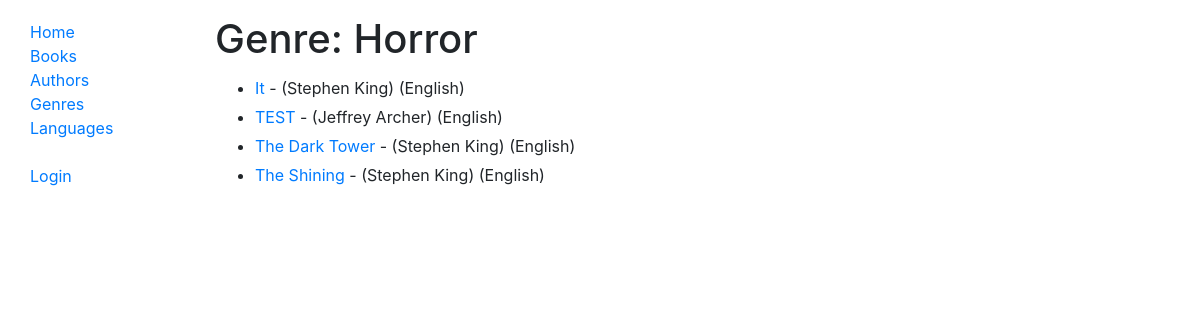
The app's page /catalog/genre/10, older data.
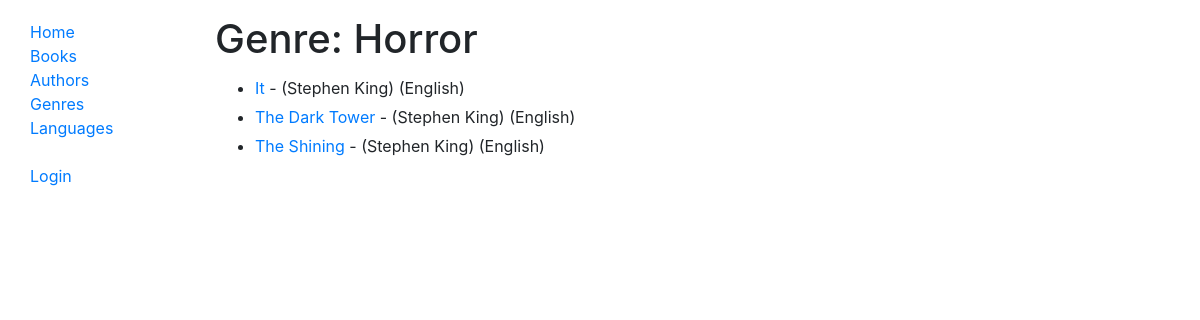
The same page, newer data.
### catalog/models.py (models this page shows, shortened)
class Genre(models.Model):
    name = models.CharField('Genre', max_length=200, help_text='Enter a book genre (e.g. Science Fiction)')
    def __str__(self):
        return self.name

class Book(models.Model):
    title = models.CharField(max_length=200)
    author = models.ForeignKey('Author', on_delete=models.SET_NULL, null=True)
    summary = models.TextField(max_length=1000, help_text='Enter a brief description of the book')
    isbn = models.CharField('ISBN', max_length=13, help_text='13 Character <a href="https://www.isbn-international.org/content/what-isbn">ISBN number</a>')
    language = models.ForeignKey(Language, on_delete=models.SET_NULL, null=True)
    genre = models.ManyToManyField(Genre, help_text='Select a genre for this book')
    class Meta:
        ordering = ['title', 'language']
    def display_genre(self):
        """Create a string for the Genre. This is required to display genre in Admin."""
        return ', '.join(genre.name for genre in self.genre.all()[:5])
    display_genre.short_description = 'Genre'
    def __str__(self):
        return self.title

class Author(models.Model):
    first_name = models.CharField(max_length=100)
    last_name = models.CharField(max_length=100)
    date_of_birth = models.DateField(null=True, blank=True)
    date_of_death = models.DateField('Died', null=True, blank=True)
    image = models.ImageField(default='default.jpg', blank=True)
    class Meta:
        ordering = ['last_name', 'first_name']
    def __str__(self):
        return f'{self.first_name} {self.last_name}'

class Language(models.Model):
    name = models.CharField('Language', max_length=200,
                            help_text="Enter the book's language (e.g. English, French, Japanese etc.)")
    def __str__(self):
        return self.name

### catalog/views.py (the view)
# urls.py: path('genre/<int:pk>', views.GenreDetailView.as_view(), name='genre-detail'),
class GenreDetailView(generic.DetailView):
    model = Genre

### catalog/templates/catalog/genre_detail.html (shortened to what this page needs)
{% extends "base_generic.html" %}
{% block content %}
<h1 style="padding-top: 15px">Genre: {{ genre }}</h1>
<ul>
{% for book in genre.book_set.all %}
	<div>
	<li style="padding-top: 5px"><a href="{% url 'book-detail' book.pk %}">{{book}}</a>
	 - ({{book.author}}) ({{book.language}})
	</li>
	</div>
{% endfor %}
</ul>
{% endblock %}

### catalog/templates/base_generic.html (shortened to what this page needs)
<!DOCTYPE html>
<html>
<head>
	<link rel="stylesheet" type="text/css" href="https://stackpath.bootstrapcdn.com/bootstrap/4.1.3/css/bootstrap.min.css">
	  {% load static %}
	  <link rel="stylesheet" href="{% static 'css/styles.css' %}">
</head>
<body>
  <div class="container-fluid">
    <div class="row">
      <div class="col-sm-2">
      {% block sidebar %}
        <ul class="sidebar-nav">
          <li><a href="{% url 'index' %}">Home</a></li>
          <li><a href="{% url 'books' %}">Books</a></li>
          <li><a href="{% url 'authors' %}">Authors</a></li>
          <li><a href="{% url 'genres' %}">Genres</a></li>
          <li><a href="{% url 'languages' %}">Languages</a></li>
          <br>
          {% if user.is_authenticated %}
            {% if not user.is_staff %}
            <li>User: {{ user.get_username }}</li>
            <li><a href="{% url 'my-borrowed' %}">My Account</a></li>
            {% elif user.is_staff or user.is_superuser %}
            <li><a href="{% url 'book-create' %}">Create</a></li>
            <li><a href="">Update</a></li>
            <li><a href="">Delete</a></li>
            {% endif %}
            <br>
            <li><a href="{% url 'logout'%}">Logout</a></li>
            {% else %}
            <li><a href="{% url 'login'%}?next={{request.path}}">Login</a></li>
            {% endif %}
          </ul>
     {% endblock %}
      </div>
      <div class="col-sm-10">{% block content %}{% endblock %}
      </div>
    </div>
  </div>
</body>
</html>

### catalog/static/css/styles.css (style rules this page uses)
.sidebar-nav { margin-top: 20px; padding-left: 15px; list-style: none; }

Row changes from the older to the newer data that the page shows:
removed Book: title "TEST", author "Jeffrey Archer", language "English"
